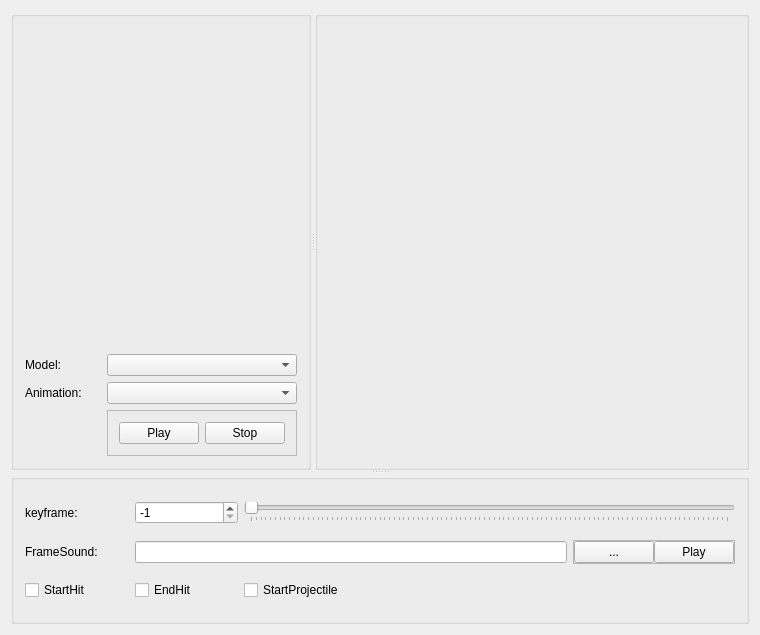
<?xml version="1.0" encoding="UTF-8"?>
<ui version="4.0">
 <class>EditLBA1AnimSoundClass</class>
 <widget class="QMainWindow" name="EditLBA1AnimSoundClass">
  <property name="geometry">
   <rect>
    <x>0</x>
    <y>0</y>
    <width>760</width>
    <height>635</height>
   </rect>
  </property>
  <property name="windowTitle">
   <string>Setup LBA1 Animation Properties</string>
  </property>
  <widget class="QWidget" name="centralWidget">
   <layout class="QHBoxLayout" name="horizontalLayout_2">
    <item>
     <widget class="QSplitter" name="splitter_2">
      <property name="orientation">
       <enum>Qt::Vertical</enum>
      </property>
      <widget class="QSplitter" name="splitter">
       <property name="orientation">
        <enum>Qt::Horizontal</enum>
       </property>
       <widget class="QGroupBox" name="groupBox">
        <property name="sizePolicy">
         <sizepolicy hsizetype="Maximum" vsizetype="Preferred">
          <horstretch>0</horstretch>
          <verstretch>0</verstretch>
         </sizepolicy>
        </property>
        <property name="maximumSize">
         <size>
          <width>300</width>
          <height>16777215</height>
         </size>
        </property>
        <property name="title">
         <string/>
        </property>
        <layout class="QGridLayout" name="gridLayout_2">
         <item row="3" column="0">
          <widget class="QLabel" name="label_2">
           <property name="text">
            <string>Animation:</string>
           </property>
          </widget>
         </item>
         <item row="3" column="1">
          <widget class="QComboBox" name="comboBox_anim"/>
         </item>
         <item row="1" column="0">
          <widget class="QLabel" name="label">
           <property name="text">
            <string>Model:</string>
           </property>
          </widget>
         </item>
         <item row="4" column="1">
          <widget class="QFrame" name="frame_2">
           <property name="frameShape">
            <enum>QFrame::StyledPanel</enum>
           </property>
           <property name="frameShadow">
            <enum>QFrame::Raised</enum>
           </property>
           <layout class="QHBoxLayout" name="horizontalLayout_4">
            <item>
             <widget class="QPushButton" name="pushButton_play">
              <property name="toolTip">
               <string>Play</string>
              </property>
              <property name="text">
               <string>Play</string>
              </property>
             </widget>
            </item>
            <item>
             <widget class="QPushButton" name="pushButton_stop">
              <property name="toolTip">
               <string>Stop</string>
              </property>
              <property name="text">
               <string>Stop</string>
              </property>
             </widget>
            </item>
           </layout>
          </widget>
         </item>
         <item row="1" column="1">
          <widget class="QComboBox" name="comboBox_model"/>
         </item>
         <item row="0" column="1">
          <spacer name="verticalSpacer">
           <property name="orientation">
            <enum>Qt::Vertical</enum>
           </property>
           <property name="sizeHint" stdset="0">
            <size>
             <width>20</width>
             <height>40</height>
            </size>
           </property>
          </spacer>
         </item>
        </layout>
       </widget>
       <widget class="QGroupBox" name="groupBox_gl">
        <property name="title">
         <string/>
        </property>
        <layout class="QHBoxLayout" name="horizontalLayout_3">
         <property name="spacing">
          <number>2</number>
         </property>
         <property name="margin">
          <number>2</number>
         </property>
        </layout>
       </widget>
      </widget>
      <widget class="QGroupBox" name="groupBox_3">
       <property name="sizePolicy">
        <sizepolicy hsizetype="Preferred" vsizetype="Maximum">
         <horstretch>0</horstretch>
         <verstretch>0</verstretch>
        </sizepolicy>
       </property>
       <property name="maximumSize">
        <size>
         <width>16777215</width>
         <height>150</height>
        </size>
       </property>
       <property name="title">
        <string/>
       </property>
       <layout class="QGridLayout" name="gridLayout">
        <item row="0" column="0">
         <widget class="QLabel" name="label_3">
          <property name="text">
           <string>keyframe:</string>
          </property>
         </widget>
        </item>
        <item row="0" column="2" colspan="4">
         <widget class="QSlider" name="Slider_keyframe">
          <property name="minimum">
           <number>-1</number>
          </property>
          <property name="maximum">
           <number>99</number>
          </property>
          <property name="pageStep">
           <number>1</number>
          </property>
          <property name="value">
           <number>-1</number>
          </property>
          <property name="sliderPosition">
           <number>-1</number>
          </property>
          <property name="orientation">
           <enum>Qt::Horizontal</enum>
          </property>
          <property name="tickPosition">
           <enum>QSlider::TicksBelow</enum>
          </property>
         </widget>
        </item>
        <item row="2" column="0">
         <widget class="QLabel" name="label_4">
          <property name="text">
           <string>FrameSound:</string>
          </property>
         </widget>
        </item>
        <item row="2" column="1" colspan="4">
         <widget class="QLineEdit" name="lineEdit_soundpath"/>
        </item>
        <item row="2" column="5">
         <widget class="QFrame" name="frame">
          <property name="frameShape">
           <enum>QFrame::StyledPanel</enum>
          </property>
          <property name="frameShadow">
           <enum>QFrame::Raised</enum>
          </property>
          <layout class="QHBoxLayout" name="horizontalLayout">
           <property name="spacing">
            <number>0</number>
           </property>
           <property name="margin">
            <number>0</number>
           </property>
           <item>
            <widget class="QPushButton" name="pushButton_directory">
             <property name="sizePolicy">
              <sizepolicy hsizetype="Minimum" vsizetype="Fixed">
               <horstretch>0</horstretch>
               <verstretch>0</verstretch>
              </sizepolicy>
             </property>
             <property name="text">
              <string>...</string>
             </property>
            </widget>
           </item>
           <item>
            <widget class="QPushButton" name="pushButton_playsound">
             <property name="text">
              <string>Play</string>
             </property>
            </widget>
           </item>
          </layout>
         </widget>
        </item>
        <item row="3" column="0">
         <widget class="QCheckBox" name="checkBox_starthit">
          <property name="text">
           <string>StartHit</string>
          </property>
         </widget>
        </item>
        <item row="0" column="1">
         <widget class="QSpinBox" name="spinBox_keyframe">
          <property name="minimum">
           <number>-1</number>
          </property>
          <property name="maximum">
           <number>100</number>
          </property>
          <property name="value">
           <number>-1</number>
          </property>
         </widget>
        </item>
        <item row="3" column="1">
         <widget class="QCheckBox" name="checkBox_endhit">
          <property name="text">
           <string>EndHit</string>
          </property>
         </widget>
        </item>
        <item row="3" column="2">
         <widget class="QCheckBox" name="checkBox_startprojectile">
          <property name="text">
           <string>StartProjectile</string>
          </property>
         </widget>
        </item>
       </layout>
      </widget>
     </widget>
    </item>
   </layout>
  </widget>
 </widget>
 <layoutdefault spacing="6" margin="11"/>
 <resources>
  <include location="editlba1animsound.qrc"/>
  <include location="editor.qrc"/>
 </resources>
 <connections/>
</ui>
